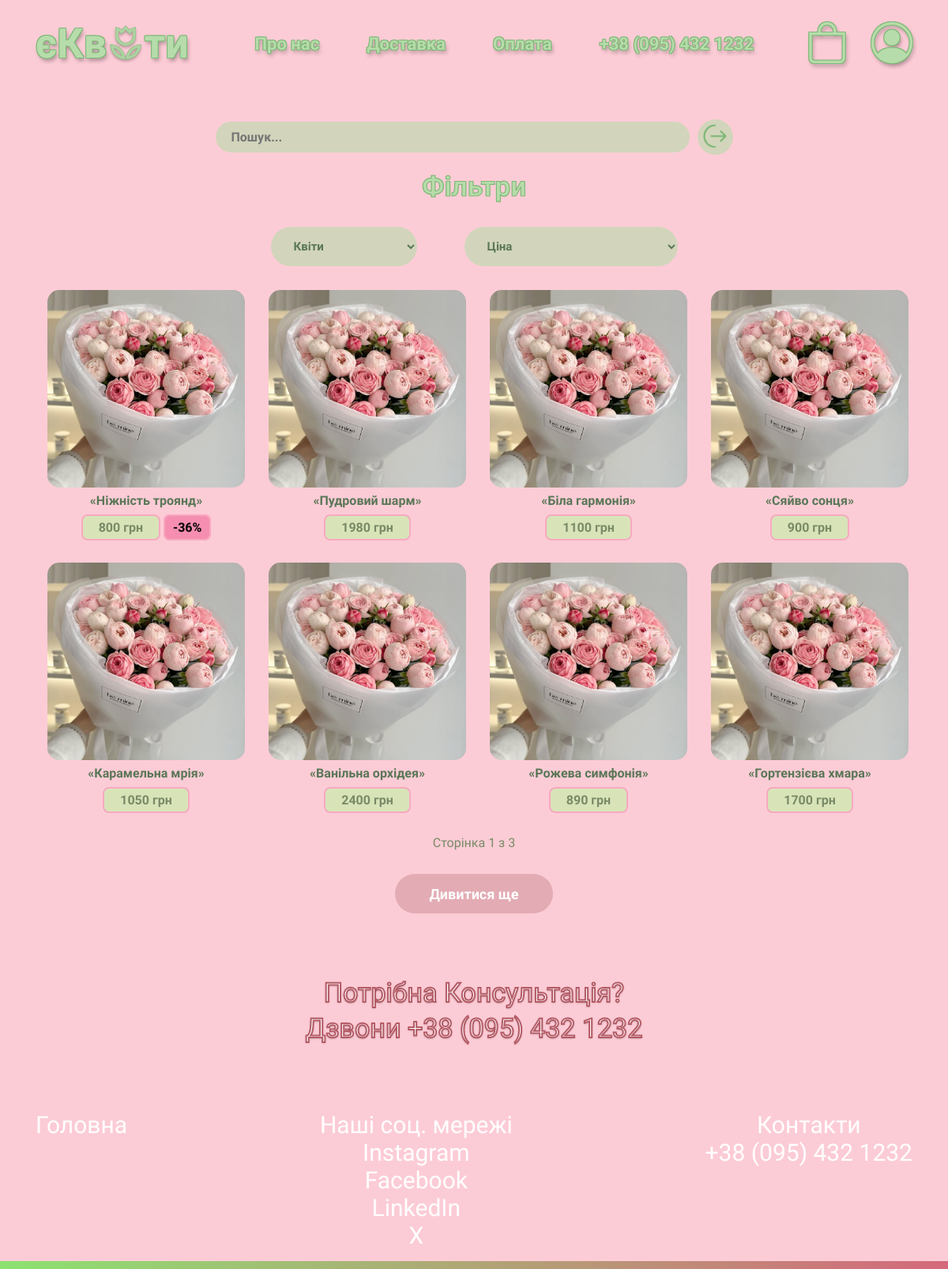
/main/, run on the app's committed database.
### shop/models.py (models this page shows, shortened)
class Bouquet(models.Model):
    name = models.CharField(max_length=100, verbose_name="Назва букета")
    flowers = models.ManyToManyField(FlowerType, related_name="bouquets", verbose_name="Квіти у складі")
    composition = models.TextField(verbose_name="Склад")
    description = models.TextField(verbose_name="Опис")
    price = models.DecimalField(max_digits=8, decimal_places=2, verbose_name="Ціна")
    new_price = models.DecimalField(max_digits=8, decimal_places=2, null=True, blank=True, verbose_name="Нова ціна")
    image = models.ImageField(upload_to="bouquets/", verbose_name="Зображення")
    def discount(self):
        if self.new_price:
            return round((self.price - self.new_price) / self.price * 100)
        return None

### shop/views.py (the view, shortened to what this page needs)
# urls.py: path('main/', views.main, name='main'),
def main(request):
    query = request.GET.get('q', '')
    flower_type = request.GET.get('flower_type', '')
    price_order = request.GET.get('price_order', '')
    bouquets = Bouquet.objects.all()
    if flower_type:
        bouquets = bouquets.filter(flowers__name=flower_type)
    if price_order == 'asc':
        bouquets = bouquets.annotate(
            effective_price=Coalesce('new_price', 'price', output_field=DecimalField())
        ).order_by('effective_price')
    elif price_order == 'desc':
        bouquets = bouquets.annotate(
            effective_price=Coalesce('new_price', 'price', output_field=DecimalField())
        ).order_by('-effective_price')
    paginator = Paginator(bouquets, 8)
    page_number = request.GET.get('page')
    page_obj = paginator.get_page(page_number)
    flower_types = FlowerType.objects.all()
    context = {
        'flower_types': flower_types,
        'bouquets': page_obj
    }
    return render(request, 'shop/main.html', context)

### cart/cart.py (called while the page is built)
    def __len__(self):
        return sum(item['quantity'] for item in self.cart.values())

### cart/context_processors.py (called while the page is built)
def cart(request):
    return {'cart': Cart(request)}

### templates/shop/main.html (shortened to what this page needs)
{% extends "shop/base.html" %}
{% block css_links %}
{% load static %}
<link rel="stylesheet" href="{% static "shop/css/main.css" %}">
{% endblock css_links %}
{% block content %}
    <main class="content">
        <form method="get" action="{% url "shop:main" %}" class="search-bar">
            <input type="text" name="q" placeholder="Пошук..." value="{{ request.GET.q|default:'' }}">
            <button type="submit">
                <img src="{% static 'shop/images/str.png' %}" alt="search">
            </button>
        </form>
        <div class="filt">
            <h3>Фільтри</h3>
            <form method="get" action="{% url "shop:main" %}" class="filters">
                <select name="flower_type">
                    <option value="">Квіти</option>
                </select>
                <select name="price_order">
                    <option value="">Ціна</option>
                </select>
            </form>
        </div>
        <div class="products">
            {% for bouquet in bouquets %}
                <a href="{% url "shop:pro_tovar" bouquet.id %}" class="card-link">
                    <div class="card">
                        <img src="{{ bouquet.image.url }}" alt="{{ bouquet.name }}">
                        <div class="flower-name">{{ bouquet.name }}</div>
                        <div class="price">
                            {% if bouquet.new_price %}
                                <span class="new-price">{{ bouquet.new_price|floatformat:0 }} грн</span>
                                <span class="discount-badge">-{{ bouquet.discount }}%</span>
                            {% else %}
                                <span class="new-price">{{ bouquet.price |floatformat:0 }} грн</span>
                            {% endif %}
                        </div>
                    </div>
                </a>
            {% endfor %}
        </div>
    </main>
    <div class="pagination">
        <span>Сторінка {{ bouquets.number }} з {{ bouquets.paginator.num_pages }}</span>
        {% if bouquets.has_next %}
            <a href="?page={{ bouquets.next_page_number }}&q={{ request.GET.q }}&flower_type={{ request.GET.flower_type }}&price_order={{ request.GET.price_order }}" class="btn">Дивитися ще</a>
        {% endif %}
    </div>
    <div class="consult">
        <p>Потрібна Консультація?</p>
        <p>Дзвони +38 (095) 432 1232</p>
    </div>
{% endblock content %}

### templates/shop/base.html (shortened to what this page needs)
<!DOCTYPE html>
<html lang="en">
<head>
    {% load static %}
    <link rel="stylesheet" href="https://cdn.jsdelivr.net/npm/bootstrap-icons@1.11.3/font/bootstrap-icons.min.css">
    <link rel="stylesheet" href="https://cdnjs.cloudflare.com/ajax/libs/font-awesome/4.7.0/css/font-awesome.min.css">
    <link rel="stylesheet" href="{% static "shop/css/base.css" %}">
    {% block css_links %}
    {% endblock css_links %}
</head>
<body>
    <header class="header">
        <div class="nav-container">
            <div class="logo">
                <a href="{% url "shop:main" %}">єКв
                    <img src="{% static "shop/images/Vector.png" %}" alt="і" class="icon">ти
                </a>
            </div>
            <div class="nav-items">
                <div class="info">
                    <li class="info about-us">
                        <a href="{% url "shop:about_us" %}" class="nav-link">Про нас</a>
                    </li>
                    <li class="info delivery">
                        <a href="{% url "shop:delivery" %}" class="nav-link">Доставка</a>
                    </li>
                    <li class="info payment">
                        <a href="{% url "shop:payment" %}" class="nav-link">Оплата</a>
                    </li>
                    <li class="info number">
                        <a href="" class="nav-link">+38 (095) 432 1232</a>
                    </li>
                </div>
                <div class="icons">
                    <li class="icons cart">
                        <a href="{% url "cart:cart" %}" class="nav-link">
                            {% if cart|length > 0 %}
                                <i class="bi bi-bag-check"></i>
                            {% else %}
                                <i class="bi bi-bag"></i>
                            {% endif %}
                        </a>
                    </li>
                    <li class="icons account">
                        <a href="{% url "shop:profile" %}" class="nav-link"> <i class="bi bi-person-circle"></i></a>
                    </li>
                </div>
            </div>
        </div>
    </header>
    {% block content %}
    {% endblock content %}
    <footer class="footer">
        <div class="footer-sec main-page">
            <li class="footer-list"><a href="{% url "shop:main" %}">Головна</a></li>
        </div>
        <div class="footer-sec socials">
            <p class="footer-list">Наші соц. мережі</p>
            <li class="footer-list"><a href="https://www.instagram.com/ekvity_ua?igsh=MWE0ZTFodTE5NWIzag==">Instagram</a></li>
            <li class="footer-list"><a href="#">Facebook</a></li>
            <li class="footer-list"><a href="#">LinkedIn</a></li>
            <li class="footer-list"><a href="#">X</a></li>
        </div>
        <div class="footer-sec contacts">
            <p class="footer-list">Контакти</p>
            <li class="footer-list"><a href="#">+38 (095) 432 1232</a></li>
        </div>
        <section class="poloska"></section>
    </footer>
</body>
</html>

### static/shop/css/base.css (style rules this page uses)
:root { --fs-logo: 52px; --fs-nav-info: 22px; --fs-nav-icons: 52px; --fs-footer-list: 30px; --ff: 'Montserrat Alternates', sans-serif; }
body { -ms-overflow-style: none; scrollbar-width: none; background: radial-gradient(circle, #CAD4B5 10%, #CAD4B5 80%, #ffd6df 100%); height: 100vh; width: 100%; font-family: var(--ff); overflow-x: hidden; background-size: cover; }
*, *::before, *::after { box-sizing: border-box; margin: 0; padding: 0; text-decoration: none; list-style: none; outline: none; border: none; }
.header, .footer { padding: 25px 45px; display: flex; justify-content: space-between; }
.footer { position: relative; z-index: 1; }
.poloska { content: ''; position: absolute; bottom: 0; left: 0; width: 100%; height: 10px; background: linear-gradient(to right, #8CE271, #d4697b); z-index: 1000; }
.header .nav-container { width: 100%; display: flex; justify-content: space-between; }
.nav-container .logo a, .logo .icon { display: flex; align-items: center; font-weight: 600; font-size: var(--fs-logo); font-family: var(--ff); color: #F8C1CD; text-shadow: -1px -1px 0 #F58EB1, 1px -1px 0 #F58EB1, -1px 1px 0 #F58EB1, 1px 1px 0 #F58EB1, 2px 4px 5px rgba(0, 0, 0, .3); }
.nav-container .logo a .icon { height: 1em; width: auto; vertical-align: middle; }
.header .nav-container .nav-items { width: 75%; display: flex; justify-content: space-between; align-items: center; }
.nav-items .icons, .nav-items .info { display: flex; justify-content: space-between; }
.nav-items .info { gap: 60px; }
.nav-items .icons { gap: 30px; }
.info .nav-link { font-size: var(--fs-nav-info); font-weight: 600; font-family: var(--ff); cursor: pointer; color: #F8C1CD; text-shadow: -1px -1px 0 #F58EB1, 1px -1px 0 #F58EB1, -1px 1px 0 #F58EB1, 1px 1px 0 #F58EB1, 2px 4px 5px rgba(0, 0, 0, .3); }
.icons .nav-link { font-size: var(--fs-nav-icons); color: #F8C1CD; cursor: pointer; text-shadow: -1px -1px 0 #F58EB1, 1px -1px 0 #F58EB1, -1px 1px 0 #F58EB1, 1px 1px 0 #F58EB1, 2px 4px 5px rgba(0, 0, 0, .3); }
.footer .footer-sec .footer-list, .footer .footer-sec .footer-list a { font-size: var(--fs-footer-list); color: #fff; font-family: var(--ff); cursor: pointer; }
.main-page, .socials, .contacts { display: flex; flex-direction: column; align-items: center; }

### data on the page
Bouquet: image (picture), name "«Ніжність троянд»", new_price "800", discount "36"
Bouquet: image (picture), name "«Пудровий шарм»", price "1980"
Bouquet: image (picture), name "«Біла гармонія»", price "1100"
Bouquet: image (picture), name "«Сяйво сонця»", price "900"
Bouquet: image (picture), name "«Карамельна мрія»", price "1050"
Bouquet: image (picture), name "«Ванільна орхідея»", price "2400"
Bouquet: image (picture), name "«Рожева симфонія»", price "890"
Bouquet: image (picture), name "«Гортензієва хмара»", price "1700"

### other printed values
{{ bouquets.number }} "1"
{{ bouquets.paginator.num_pages }} "3"
